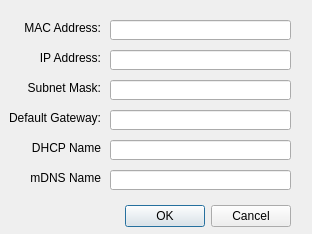
<?xml version="1.0" encoding="UTF-8"?>
<ui version="4.0">
 <class>NetworkParamsEditor</class>
 <widget class="QDialog" name="NetworkParamsEditor">
  <property name="geometry">
   <rect>
    <x>0</x>
    <y>0</y>
    <width>312</width>
    <height>234</height>
   </rect>
  </property>
  <property name="windowTitle">
   <string>Dialog</string>
  </property>
  <widget class="QDialogButtonBox" name="buttonBox">
   <property name="geometry">
    <rect>
     <x>20</x>
     <y>200</y>
     <width>271</width>
     <height>32</height>
    </rect>
   </property>
   <property name="orientation">
    <enum>Qt::Horizontal</enum>
   </property>
   <property name="standardButtons">
    <set>QDialogButtonBox::Cancel|QDialogButtonBox::Ok</set>
   </property>
  </widget>
  <widget class="QLabel" name="label">
   <property name="geometry">
    <rect>
     <x>10</x>
     <y>20</y>
     <width>91</width>
     <height>16</height>
    </rect>
   </property>
   <property name="text">
    <string>MAC Address:</string>
   </property>
   <property name="alignment">
    <set>Qt::AlignRight|Qt::AlignTrailing|Qt::AlignVCenter</set>
   </property>
  </widget>
  <widget class="QLineEdit" name="m_macAddress">
   <property name="geometry">
    <rect>
     <x>110</x>
     <y>20</y>
     <width>181</width>
     <height>20</height>
    </rect>
   </property>
  </widget>
  <widget class="QLabel" name="label_2">
   <property name="geometry">
    <rect>
     <x>10</x>
     <y>50</y>
     <width>91</width>
     <height>16</height>
    </rect>
   </property>
   <property name="text">
    <string>IP Address:</string>
   </property>
   <property name="alignment">
    <set>Qt::AlignRight|Qt::AlignTrailing|Qt::AlignVCenter</set>
   </property>
  </widget>
  <widget class="QLabel" name="label_3">
   <property name="geometry">
    <rect>
     <x>10</x>
     <y>80</y>
     <width>91</width>
     <height>16</height>
    </rect>
   </property>
   <property name="text">
    <string>Subnet Mask:</string>
   </property>
   <property name="alignment">
    <set>Qt::AlignRight|Qt::AlignTrailing|Qt::AlignVCenter</set>
   </property>
  </widget>
  <widget class="QLabel" name="label_4">
   <property name="geometry">
    <rect>
     <x>10</x>
     <y>110</y>
     <width>91</width>
     <height>16</height>
    </rect>
   </property>
   <property name="text">
    <string>Default Gateway:</string>
   </property>
   <property name="alignment">
    <set>Qt::AlignRight|Qt::AlignTrailing|Qt::AlignVCenter</set>
   </property>
  </widget>
  <widget class="QLineEdit" name="m_ipAddr">
   <property name="geometry">
    <rect>
     <x>110</x>
     <y>50</y>
     <width>181</width>
     <height>20</height>
    </rect>
   </property>
  </widget>
  <widget class="QLineEdit" name="m_subNetMAsk">
   <property name="geometry">
    <rect>
     <x>110</x>
     <y>80</y>
     <width>181</width>
     <height>20</height>
    </rect>
   </property>
  </widget>
  <widget class="QLineEdit" name="m_defaultGateway">
   <property name="geometry">
    <rect>
     <x>110</x>
     <y>110</y>
     <width>181</width>
     <height>20</height>
    </rect>
   </property>
  </widget>
  <widget class="QLineEdit" name="m_DHCPname">
   <property name="geometry">
    <rect>
     <x>110</x>
     <y>140</y>
     <width>181</width>
     <height>20</height>
    </rect>
   </property>
  </widget>
  <widget class="QLabel" name="label_5">
   <property name="geometry">
    <rect>
     <x>10</x>
     <y>140</y>
     <width>91</width>
     <height>16</height>
    </rect>
   </property>
   <property name="text">
    <string>DHCP Name</string>
   </property>
   <property name="alignment">
    <set>Qt::AlignRight|Qt::AlignTrailing|Qt::AlignVCenter</set>
   </property>
  </widget>
  <widget class="QLineEdit" name="m_mDNSName">
   <property name="geometry">
    <rect>
     <x>110</x>
     <y>170</y>
     <width>181</width>
     <height>20</height>
    </rect>
   </property>
  </widget>
  <widget class="QLabel" name="label_6">
   <property name="geometry">
    <rect>
     <x>10</x>
     <y>170</y>
     <width>91</width>
     <height>16</height>
    </rect>
   </property>
   <property name="text">
    <string>mDNS Name</string>
   </property>
   <property name="alignment">
    <set>Qt::AlignRight|Qt::AlignTrailing|Qt::AlignVCenter</set>
   </property>
  </widget>
 </widget>
 <resources/>
 <connections>
  <connection>
   <sender>buttonBox</sender>
   <signal>accepted()</signal>
   <receiver>NetworkParamsEditor</receiver>
   <slot>accept()</slot>
   <hints>
    <hint type="sourcelabel">
     <x>248</x>
     <y>254</y>
    </hint>
    <hint type="destinationlabel">
     <x>157</x>
     <y>274</y>
    </hint>
   </hints>
  </connection>
  <connection>
   <sender>buttonBox</sender>
   <signal>rejected()</signal>
   <receiver>NetworkParamsEditor</receiver>
   <slot>reject()</slot>
   <hints>
    <hint type="sourcelabel">
     <x>316</x>
     <y>260</y>
    </hint>
    <hint type="destinationlabel">
     <x>286</x>
     <y>274</y>
    </hint>
   </hints>
  </connection>
 </connections>
</ui>
